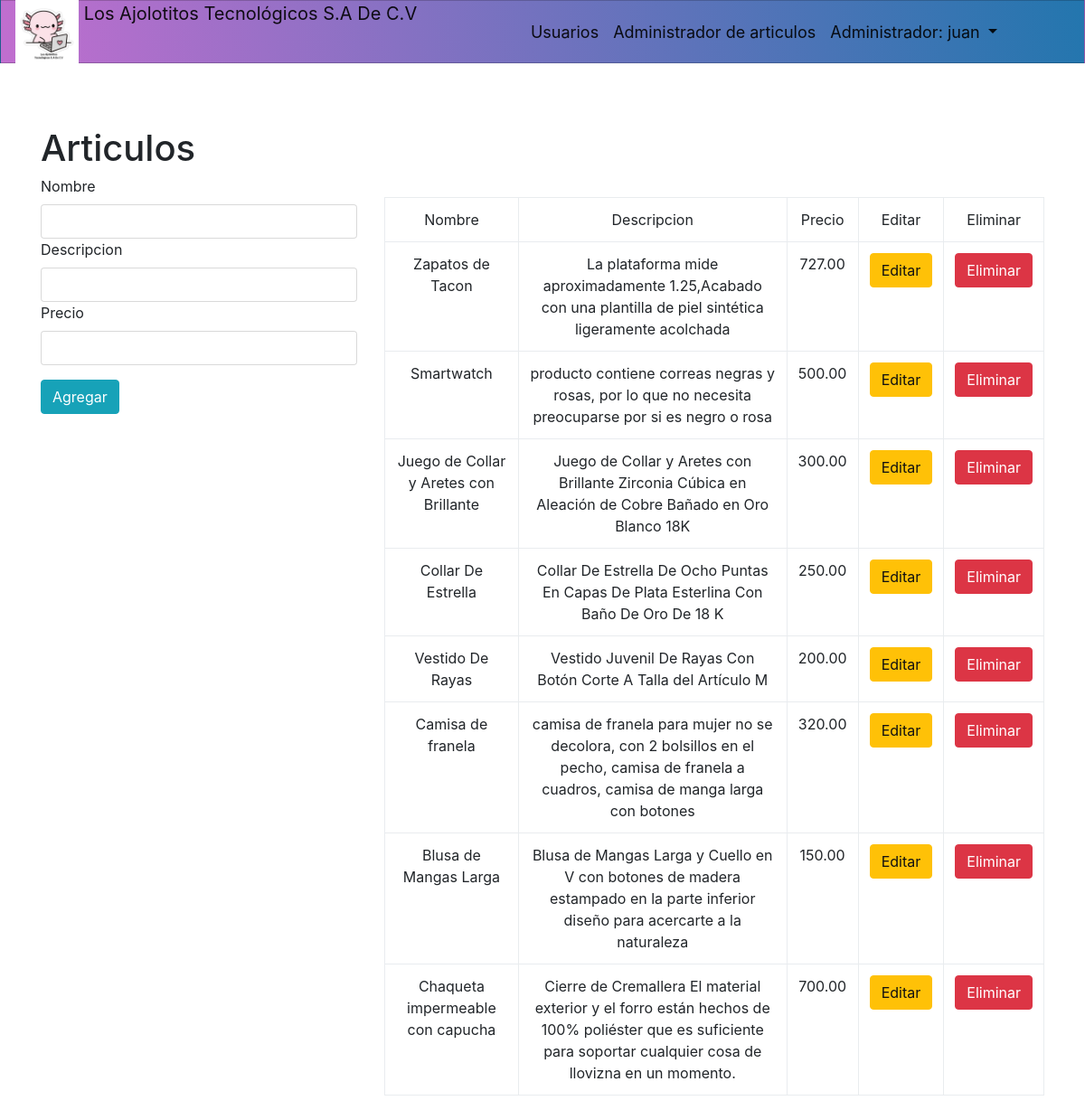
The app's page /administrador/vistas/articulos.php (signed in) with its own data.
### tables this page shows
CREATE TABLE `mis_productos` (
  `id` int(11) NOT NULL,
  `cosa` varchar(255) DEFAULT NULL,
  `name` varchar(200) NOT NULL,
  `description` text NOT NULL,
  `price` float(10,2) NOT NULL,
  `created` datetime NOT NULL,
  `modified` datetime NOT NULL,
  `status` enum('1','0') NOT NULL DEFAULT '1'
);

### administrador/clases/Articulos.php (called while the page is built, shortened)
<?php
	class articulos{
		public function mostrarDatos($sql){
			$c= new conectar();
			$conexion=$c->conexion();
			$result=mysqli_query($conexion,$sql);
			return mysqli_fetch_all($result,MYSQLI_ASSOC);
		}
	}
?>

### administrador/vistas/articulos.php (the view, shortened to what this page needs)
<?php session_start();
require_once "../clases/Articulos.php";
if(isset($_SESSION['usuario'])){
?>
<?php include "header.php"; ?>
		<div class="container mt-4">
			<h1>Articulos</h1>
			<div class="row">
				<div class="col-sm-4">
					<form  action="../procesos/articulos/insertaArticulos.php" method="POST">
						<label>Nombre</label>
						<input type="text" class="form-control input-sm" id="name" name="name">
						<label>Descripcion</label>
						<input type="text" class="form-control input-sm" id="description" name="description">
						<label>Precio</label>
						<input type="number" class="form-control input-sm" id="price" name="price">
						<button class="btn btn-info">Agregar</button>
					</form>
				</div>
				<div class="col-sm-8 mt-4">
				<table class="table table-hover table-condensed table-bordered" style="text-align: center;">
					<tr>
						<td>Nombre</td>
						<td>Descripcion</td>
						<td>Precio</td>
						<td>Editar</td>
						<td>Eliminar</td>
					</tr>
					<?php
                        $obj= new articulos();
                    	$sql="SELECT id,name,
						description,
						price FROM mis_productos";
                        $datos=$obj->mostrarDatos($sql);
                        	foreach ($datos as $key){
                    ?>
					<tr>
                        <td><?php echo $key ['name'];?></td>
                        <td><?php echo $key ['description'];?></td>
						<td><?php echo $key ['price'];?></td>
						 <td><a href="editarArticulos.php?id=<?php echo $key['id']?>"><button class="btn btn-warning" data-toggle="modal" data-target="#abremodalUpdateArticulo">Editar</button></a></td>
						 <td><a href="../procesos/articulos/eliminarArticulo.php?id=<?php echo $key['id']?>"><button class="btn btn-danger">Eliminar</button></a></td>
                    </tr>
                    <?php
                         }
                    ?>
				</table>
				</div>
			</div>
		</div>
	</body>
	</html>
	<?php
}else{
	header("location:../vistas/usuarios.php");
}
?>

### administrador/vistas/header.php (shortened to what this page needs)
<!doctype html>
<html lang="en">
  <head>
    <?php include "dependencias.php"; ?>
  </head>
  <body>
  <nav class="navbar navbar-expand-lg navbar-light bg-light">
  <a class="navbar-brand" href="#">
    <img src="../img/Ajolotitos .png" width="70" height="70" class="d-inline-block align-top" alt="" loading="lazy">
    Los Ajolotitos Tecnológicos S.A De C.V
  </a>
  <div class="col"></div>
  <div class="collapse navbar-collapse" id="navbarSupportedContent" >
    <ul class="navbar-nav mr-auto " >
      <li class="nav-item active">
        <a class="nav-link" href="usuarios.php">Usuarios</a>
      </li>
      <li class="nav-item active">
        <a class="nav-link" href="articulos.php" >Administrador de articulos</a>
      </li>
      <li class="nav-item dropdown active">
        <a class="nav-link dropdown-toggle" href="#" id="navbarDropdown" role="button" data-toggle="dropdown" aria-haspopup="true" aria-expanded="false">
          Administrador: <?php echo $_SESSION['usuario']; ?>
        </a>
      </li>
    </ul>
  </div>
</nav>
  </body>
</html>

### administrador/vistas/dependencias.php (shortened to what this page needs)
<link rel="stylesheet" href="https://stackpath.bootstrapcdn.com/bootstrap/4.3.1/css/bootstrap.min.css">
<link rel="stylesheet" href="../css/navbar.css">
<link rel="stylesheet" type="text/css" href="../../librerias/bootstrap/bootstrap.min.css">
<link rel="stylesheet" type="text/css" href="../../librerias/datatable/bootstrap.css">
<link rel="stylesheet" type="text/css" href="../../librerias/datatable/dataTables.bootstrap4.min.css">
<link rel="stylesheet" type="text/css" href="../../librerias/alertify/css/alertify.css">
<link rel="stylesheet" type="text/css" href="../../librerias/alertify/css/themes/bootstrap.css">
<link rel="stylesheet" type="text/css" href="../../librerias/fontawesome/css/font-awesome.css">
<link rel="stylesheet" href="../css/menu.css">

### administrador/css/navbar.css (style rules this page uses)
* { box-sizing: border-box; padding: 0; margin: 0; }
body { font-family: "Josefin Sans", sans-serif; }
.navbar { font-size: 18px; background-image: linear-gradient(260deg, #2376ae 0%, #c16ecf 100%); border: 1px solid rgba(0, 0, 0, 0.2); padding-bottom: 10px; }
.active { display: block; }
@media screen and (min-width: 768px) { .navbar { display: flex; justify-content: space-between; padding-bottom: 0; height: 70px; align-items: center; } }

### records on screen
mis_productos: name "Zapatos de Tacon", description "La plataforma mide aproximadamente 1.25,Acabado con una plantilla de piel sintética ligeramente acolchada", price "727.00"
mis_productos: name "Smartwatch", description "producto contiene correas negras y rosas, por lo que no necesita preocuparse por si es negro o rosa", price "500.00"
mis_productos: name "Juego de Collar y Aretes con Brillante", description "Juego de Collar y Aretes con Brillante Zirconia Cúbica en Aleación de Cobre Bañado en Oro Blanco 18K", price "300.00"
mis_productos: name "Collar De Estrella", description "Collar De Estrella De Ocho Puntas En Capas De Plata Esterlina Con Baño De Oro De 18 K", price "250.00"
mis_productos: name "Vestido De Rayas", description "Vestido Juvenil De Rayas Con Botón Corte A Talla del Artículo M", price "200.00"
mis_productos: name "Camisa de franela", description "camisa de franela para mujer no se decolora, con 2 bolsillos en el pecho, camisa de franela a cuadros, camisa de manga larga con botones", price "320.00"
mis_productos: name "Blusa de Mangas Larga", description "Blusa de Mangas Larga y Cuello en V con botones de madera estampado en la parte inferior diseño para acercarte a la naturaleza", price "150.00"
mis_productos: name "Chaqueta impermeable con capucha", description "Cierre de Cremallera El material exterior y el forro están hechos de 100% poliéster que es suficiente para soportar cualquier cosa de llovizna en un momento.", price "700.00"

### other values on screen
$_SESSION['usuario'] "juan"
